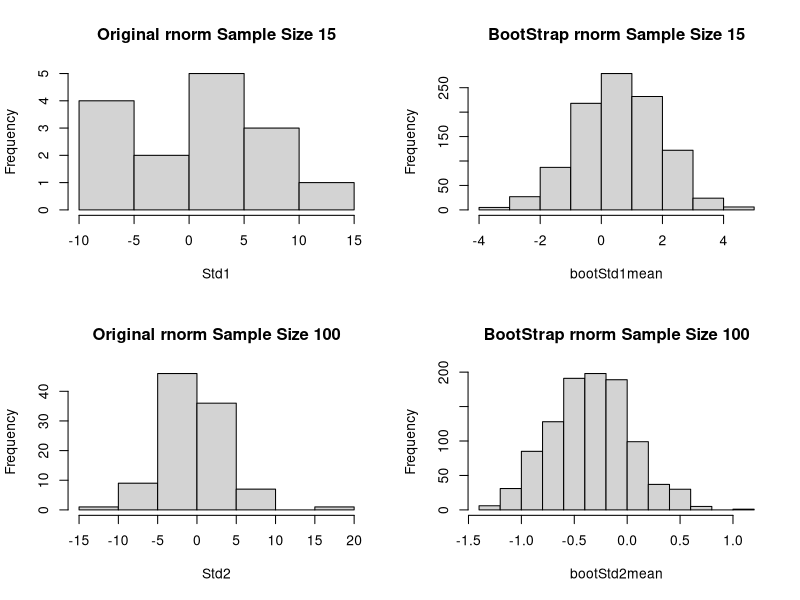

R code for this plot:
##Define two rnorm samples of differing sample sizes
Std1 <- rnorm(15, 0, 4)  #small sample size
Std2 <- rnorm(100, 0, 4) #large sample size

##Define two rexp samples of differing sample sizes
Exp1 <- rexp(15)  #small sample size
Exp2 <- rexp(100) #large sample size

##Define a vector to house the 1000 samples for each
bootStd1mean <- numeric(1000)
bootStd2mean <- numeric(1000)
bootExp1mean <- numeric(1000)
bootExp2mean <- numeric(1000)

##This is our bootstrap loop to define means of 1000 samples of our original dataset.
##Samples are chosen randomly with replacement
for (i in 1:1000) {
  bootStd1 <- sample(Std1, size=length(Std1), replace=TRUE)
  bootStd2 <- sample(Std2, size=length(Std2), replace=TRUE)
  
  bootexp1 <- sample(Std1, size=length(Exp1), replace=TRUE)
  bootexp2 <- sample(Std2, size=length(Exp2), replace=TRUE)
  
  bootStd1mean[i] <- mean(bootStd1)
  bootStd2mean[i] <- mean(bootStd2)
  
  bootExp1mean[i] <- mean(bootexp1)
  bootExp2mean[i] <- mean(bootexp2)
}
##Below you will see Histogram output from our results:
  par(mfrow=c(2,2))
hist(Std1, main = "Original rnorm Sample Size 15")
hist(bootStd1mean, main = "BootStrap rnorm Sample Size 15")

hist(Std2, main = "Original rnorm Sample Size 100")
hist(bootStd2mean, main = "BootStrap rnorm Sample Size 100")

